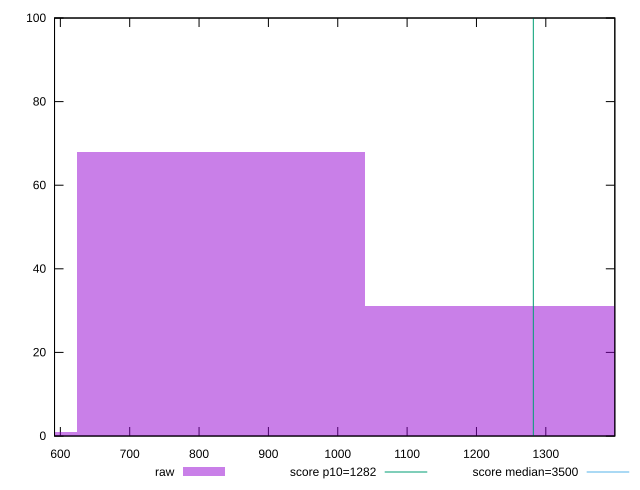

The script that saved this image:
reset

$raw <<EOF
1247.465990494995 31
831.6439936633299 68
415.82199683166493 1
EOF

set key outside below
set boxwidth 415.82199683166493
set xrange [591.6120000000008:1399.519999999999]
set yrange [0:100]
set trange [0:100]
set style fill transparent solid 0.5 noborder

set parametric
set terminal svg size 640, 490 enhanced background rgb 'white'
set output "report_00017_2021-02-10T15-08-03.406Z/bootup-time/samples/pages/raw/histogram.svg"

plot $raw title "raw" with boxes, \
     1282,t title "score p10=1282", \
     3500,t title "score median=3500"

reset
